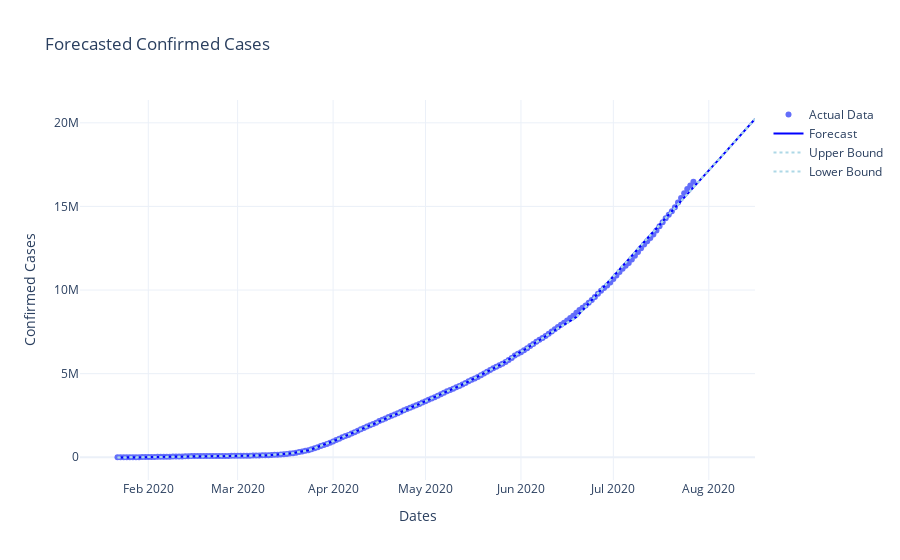

Notebook code for this chart:
### Markdown cell above
---
**Ploting with plotly**

### Code cell
import plotly.graph_objects as go

# Create a Plotly figure
fig = go.Figure()

# Add actual data points
fig.add_trace(go.Scatter(x=confirmed['ds'], y=confirmed['y'], 
                         mode='markers', 
                         name='Actual Data'))

# Add forecasted trend
fig.add_trace(go.Scatter(x=forecast['Date'], y=forecast['Predicted Deaths'], 
                         mode='lines', 
                         name='Forecast', 
                         line=dict(color='blue')))

# Add upper and lower uncertainty bounds
fig.add_trace(go.Scatter(x=forecast['Date'], y=forecast['Predicted Deaths'], 
                         mode='lines', 
                         name='Upper Bound', 
                         line=dict(dash='dot', color='lightblue')))
fig.add_trace(go.Scatter(x=forecast['Date'], y=forecast['Predicted Deaths'], 
                         mode='lines', 
                         name='Lower Bound', 
                         line=dict(dash='dot', color='lightblue')))

# Layout settings
fig.update_layout(title="Forecasted Confirmed Cases",
                  xaxis_title="Dates",
                  yaxis_title="Confirmed Cases",
                  template="plotly_white")

# Show figure
fig.show()

### Figure 1 — Plotly figure (JSON) as saved in the notebook; plotly's stock layout.template omitted (floating-point values rounded to 4 significant figures; data arrays with more than 128 entries replaced by an {"elided": "..."} marker saying what was removed)
{"data": [{"mode": "markers", "name": "Actual Data", "type": "scatter", "x": {"elided": "188 str values"}, "y": {"elided": "188 int values"}}, {"line": {"color": "blue"}, "mode": "lines", "name": "Forecast", "type": "scatter", "x": {"elided": "208 str values"}, "y": {"elided": "208 float values"}}, {"line": {"color": "lightblue", "dash": "dot"}, "mode": "lines", "name": "Upper Bound", "type": "scatter", "x": {"elided": "208 str values"}, "y": {"elided": "208 float values"}}, {"line": {"color": "lightblue", "dash": "dot"}, "mode": "lines", "name": "Lower Bound", "type": "scatter", "x": {"elided": "208 str values"}, "y": {"elided": "208 float values"}}], "layout": {"autosize": true, "title": {"text": "Forecasted Confirmed Cases"}, "xaxis": {"autorange": true, "range": ["2020-01-10 02:41:27.5114", "2020-08-16"], "showspikes": false, "title": {"text": "Dates"}, "type": "date"}, "yaxis": {"autorange": true, "range": [-1629000.0, 21380000.0], "showspikes": false, "title": {"text": "Confirmed Cases"}, "type": "linear"}}}
